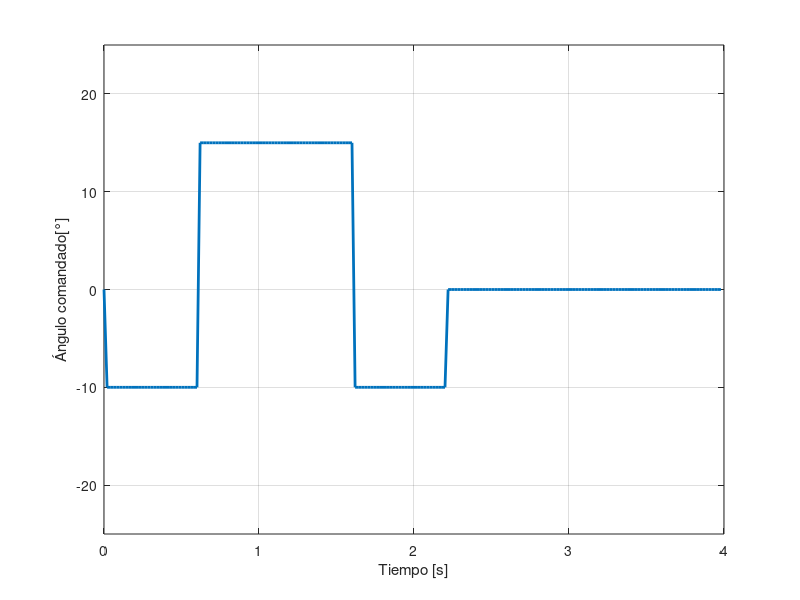
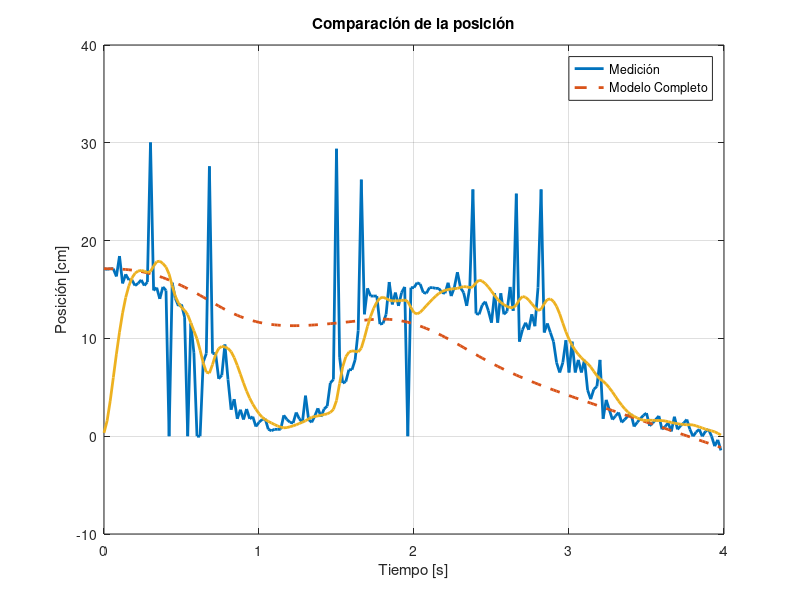

These figures' MATLAB source, in order:
clear; clc; close all;

load('Mediciones/medicion_v8');

% 1. PARAMETROS
m  = 4.0/1000;       % Masa de la bola [kg]
b  = 0.15/3;        % Rozamiento efectivo [kg/s] NOTA: Tuve que reajustar b a ojo
g  = 9.8;         % Gravedad [m/s^2]

a0 = deg2rad(-3.9);   % Offset servo-barra [rad]
a1 = 0.34;            % Pendiente servo-barra

fs = 50;              % Frecuencia de muestreo [Hz]
Ts = 1/fs;            % Periodo de muestreo [s]

%Coeficientes del denominador de la transferencia
q0 = 33.1549;
q1 = 9.736; 
%Numerador de la transferencia
k = 11.4345;

%Grafico la entrada
plot(t, ang_servo, 'LineWidth', 2); grid on;
ylim([-25, 25]);
xlabel('Tiempo [s]');
ylabel('Ángulo comandado[°]');


% Convertir ángulos de grados a radianes
u_med       = deg2rad(ang_servo);
theta_med   = deg2rad(ang_barra);

% Posición medida
x_med = pos/100; %paso la salida a metros

% La entrada u del modelo es el ángulo comandado al servo.
%
% Como los datos experimentales están muestreados, se utiliza
% interpolación de orden cero (ZOH).

u_eq = -a0/a1; %valor de equilibrio
u = @(tt) interp1(t, u_med , tt, 'previous', 'extrap'); %Esta función interpola el valor de u en el tiempo tt en base a las mediciones

%OJO: el modelo está en SI ([m] y [rad]), pero las mediciones están en [cm]
%y [°]

%Definición del modelo completo
modelo_completo = @(tt,x) [
    x(2);
    g*sin(x(3)) - (b/m)*x(2);
    x(4);
    -q0*x(3) - q1*x(4) + k*(u(tt) - u_eq)
];

x0 = [
    x_med(1);        % posición inicial pasada a [m]
    0;               % velocidad inicial
    theta_med(1);    % ángulo inicial de la barra pasado a [rad]
    0                % velocidad angular inicial
];

opts = odeset('MaxStep', Ts/5);

[t_sim_completo, x_sim] = ode45(modelo_completo, t, x0, opts);


x_modelo_completo = x_sim(:,1) * 100;       % Posición modelada [cm]

f_filtro = 2.5; %frecuencia de corte del filtro (en Hz)
orden = 2;
Wn = f_filtro/(fs/2);   % Frecuencia normalizada
[b, a] = butter(orden, Wn, 'low');
% Filtrado
pos_filtrada = filter(b, a, pos);

%% Gráficos
figure;

plot(t, x_med * 100, 'LineWidth', 2);
hold on;
plot(t_sim_completo, x_modelo_completo, '--', 'LineWidth', 2);
hold on;
plot(t, pos_filtrada, 'LineWidth', 2);
grid on;

xlabel('Tiempo [s]');
ylabel('Posición [cm]');

legend('Medición', 'Modelo Completo', 'Location', 'best');

title('Comparación de la posición');

%exportgraphics(gcf, 'completo_vs_simpificado.pdf', 'ContentType', 'image', 'Resolution', 300);

%% Cuentas

polos = roots([1, q1, q0]);

modulo = abs(polos);

omega_n = sqrt(q0);

zeta = q1/(2 * omega_n);
